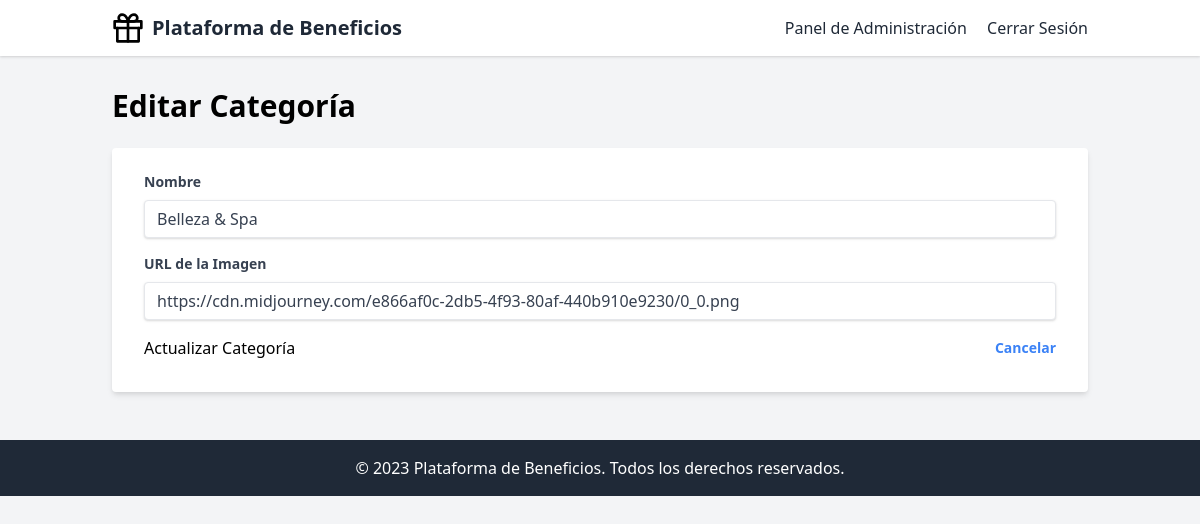
The page /admin/category/2 (signed in) on the database its author committed.
### app/models.py (models this page shows)
class Category(db.Model):
    id = db.Column(db.Integer, primary_key=True)
    name = db.Column(db.String(64), index=True, unique=True)
    image_url = db.Column(db.String(256))
    benefits = db.relationship('Benefit', backref='category', lazy='dynamic')

### app/admin/routes.py (the view)
@bp.route('/category/<int:id>', methods=['GET', 'POST'])
@login_required
def edit_category(id):
    category = Category.query.get_or_404(id)
    if request.method == 'POST':
        category.name = request.form['name']
        category.image_url = request.form['image_url']
        db.session.commit()
        return redirect(url_for('admin.categories'))
    return render_template('admin/category_form.html', category=category)

### app/models.py (called while the page is built)
@login_manager.user_loader
def load_user(id):
    return User.query.get(int(id))

### templates/admin/category_form.html
{% extends "base.html" %}
{% block content %}
<h1 class="text-3xl font-bold mb-6">{% if category %}Editar Categoría{% else %}Agregar Nueva Categoría{% endif %}</h1>
<form method="POST" class="bg-white shadow-md rounded px-8 pt-6 pb-8 mb-4">
    <div class="mb-4">
        <label class="block text-gray-700 text-sm font-bold mb-2" for="name">
            Nombre
        </label>
        <input class="shadow appearance-none border rounded w-full py-2 px-3 text-gray-700 leading-tight focus:outline-none focus:shadow-outline" id="name" name="name" type="text" placeholder="Nombre de la categoría" value="{{ category.name if category else '' }}" required>
    </div>
    <div class="mb-4">
        <label class="block text-gray-700 text-sm font-bold mb-2" for="image_url">
            URL de la Imagen
        </label>
        <input class="shadow appearance-none border rounded w-full py-2 px-3 text-gray-700 leading-tight focus:outline-none focus:shadow-outline" id="image_url" name="image_url" type="url" placeholder="https://ejemplo.com/imagen.jpg" value="{{ category.image_url if category else '' }}" required>
    </div>
    <div class="flex items-center justify-between">
        <button class="btn-primary" type="submit">
            {% if category %}Actualizar{% else %}Agregar{% endif %} Categoría
        </button>
        <a href="{{ url_for('admin.categories') }}" class="inline-block align-baseline font-bold text-sm text-blue-500 hover:text-blue-800">
            Cancelar
        </a>
    </div>
</form>
{% endblock %}

### rows shown on the page
Category: name "Belleza & Spa", image_url "https://cdn.midjourney.com/e866af0c-2db5-4f93-80af-440b910e9230/0_0.png"
